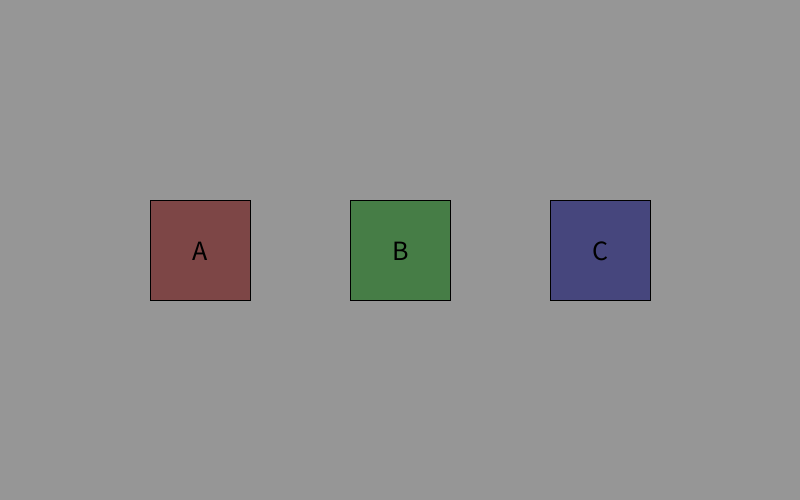
Frame 1 (no input)
Frame 60 (the mouse pressed at the canvas centre just before this capture): identical to frame 1, image omitted
Frame 120 (the mouse held since frame 60 and released just before this capture): identical to frame 1, image omitted

The Processing sketch that drew this single still picture (run headless with seeded random() and noise(); from frame 60 on, the mouse is pressed at the canvas centre):

// Processing sketch: question_3
// ── question_3.pde
/*
Draw three boxes, each with a different colour, on the screen. Each box should have one letter (text) written inside
the box, "A", "B" and "C". When you press one of the keys a, b or c, the colour of the box with that letter in it
should change to another colour. When you press the same key the colour of that box should return to its original colour.
*/

/////////////////////
// Global Variables
/////////////////////

final int boxSize = 100;
final color box1Color = color(125, 70, 70);
final color box2Color = color(70, 125, 70); 
final color box3Color = color(70, 70, 125); 
final color box1SelectedColor = color(245, 70, 70);
final color box2SelectedColor = color(70, 245, 70);
final color box3SelectedColor = color(70, 70, 245);

color box1CurrentColor;
color box2CurrentColor;
color box3CurrentColor;


/////////////////////
// Setup
/////////////////////

void setup() {
    size(800, 500);
    background(150);

    box1CurrentColor = box1Color;
    box2CurrentColor = box2Color;
    box3CurrentColor = box3Color;
}

/////////////////////
// Drawing stuff
/////////////////////

void draw() {
    // left
    drawBox(width/4, 'A', box1CurrentColor);
    // mid
    drawBox(width/2, 'B', box2CurrentColor);
    // right
    drawBox(width*3/4, 'C', box3CurrentColor);
}

void drawBox(int x, char boxLetter, color boxColor) {
    fill(boxColor);
    stroke(0);
    rectMode(CENTER);
    textSize(28);
    textAlign(CENTER, CENTER);

    square(x, height/2, boxSize);
    fill(0);
    text(boxLetter, x, height/2);

    
}
/////////////////////
// Logic
/////////////////////

void keyPressed() {
    switch (key) {
        case 'a' :
            if (box1CurrentColor == box1Color) {
                box1CurrentColor = box1SelectedColor;
            } else {
                box1CurrentColor = box1Color;
            }
        break;
        case 'b' :
            if (box2CurrentColor == box2Color) {
                box2CurrentColor = box2SelectedColor;
            } else {
                box2CurrentColor = box2Color;
            }
        break;
        case 'c' :
            if (box3CurrentColor == box3Color) {
                box3CurrentColor = box3SelectedColor;
            } else {
                box3CurrentColor = box3Color;
            }
        break;
    }
}
